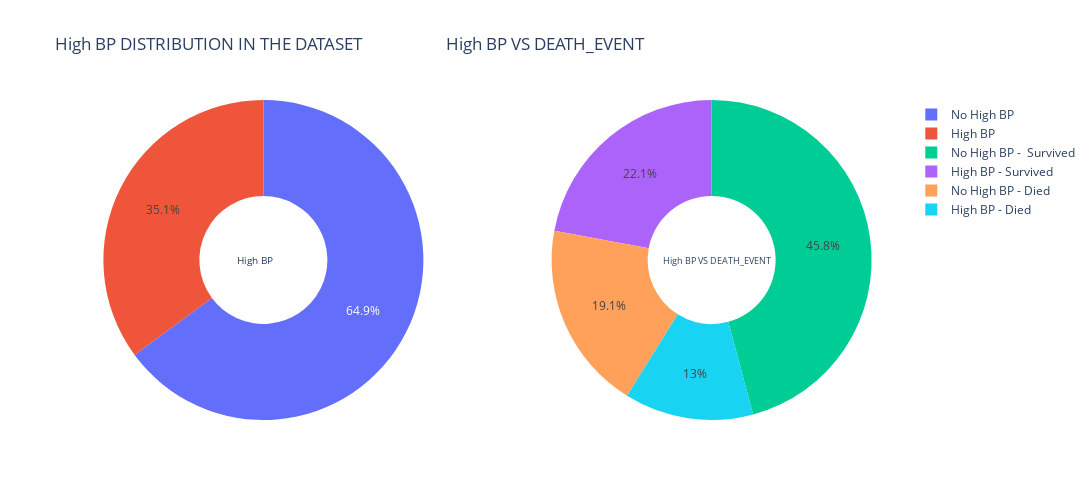

Here is the notebook cell this chart was saved with:
### Code cell
#high_blood_pressure Distribution 
d1=df[(df['DEATH_EVENT']==0)&(df['high_blood_pressure']==1)]
d2=df[(df['DEATH_EVENT']==1)&(df['high_blood_pressure']==1)]
d3=df[(df['DEATH_EVENT']==0)&(df['high_blood_pressure']==0)]
d4=df[(df['DEATH_EVENT']==1)&(df['high_blood_pressure']==0)]

label1 = ["High BP","No High BP"]
label2 = ['High BP - Survived','High BP - Died', "No High BP -  Survived", "No High BP - Died"]
values1 = [(len(d1)+len(d2)), (len(d3)+len(d4))]
values2 = [len(d1),len(d2),len(d3),len(d4)]

# Create subplots: use 'domain' type for Pie subplot
fig = make_subplots(rows=1, cols=2, specs=[[{'type':'domain'}, {'type':'domain'}]])
fig.add_trace(go.Pie(labels=label1,values=values1,hole=0.4,name='High BP'),1,1)
fig.add_trace(go.Pie(labels=label2,values=values2,hole=0.4,name="High BP VS DEATH_EVENT"),1, 2)

# Use `hole` to create a donut-like pie chart
#fig.update_traces(hole=.4, hoverinfo="label+percent")

fig.update_layout(
    title_text="High BP DISTRIBUTION IN THE DATASET  \
                   High BP VS DEATH_EVENT",
    # Add annotations in the center of the donut pies.
    annotations=[dict(text='High BP', x=0.19, y=0.5, font_size=10, showarrow=False),
                 dict(text='High BP VS DEATH_EVENT', x=0.85, y=0.5, font_size=9, showarrow=False)],
    autosize=False,width=1200, height=500, paper_bgcolor="white")

fig.show()

### Figure 1 — Plotly figure (JSON) as saved in the notebook; plotly's stock layout.template omitted (floating-point values rounded to 4 significant figures)
{"data": [{"domain": {"x": [0, 0.45], "y": [0, 1]}, "hole": 0.4, "labels": ["High BP", "No High BP"], "name": "High BP", "type": "pie", "values": [105, 194]}, {"domain": {"x": [0.55, 1], "y": [0, 1]}, "hole": 0.4, "labels": ["High BP - Survived", "High BP - Died", "No High BP -  Survived", "No High BP - Died"], "name": "High BP VS DEATH_EVENT", "type": "pie", "values": [66, 39, 137, 57]}], "layout": {"annotations": [{"font": {"size": 10}, "showarrow": false, "text": "High BP", "x": 0.19, "y": 0.5}, {"font": {"size": 9}, "showarrow": false, "text": "High BP VS DEATH_EVENT", "x": 0.85, "y": 0.5}], "autosize": false, "height": 500, "paper_bgcolor": "white", "title": {"text": "High BP DISTRIBUTION IN THE DATASET                     High BP VS DEATH_EVENT"}, "width": 1200}}
